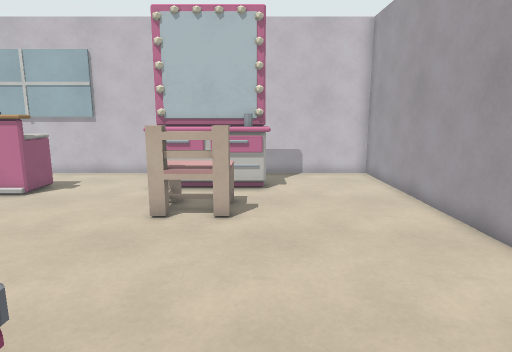
view 1 (above)

21 first-person views from a walk through a 3-D level made in the Godot game engine. The camera is 1.5 m above the floor, tilts 10° down and sees 75° across. The floor is counted in squares, 0.5 m on a side. Each view is taken from the middle of a square. On the plan, view 1 faces up. The plan holds only what a view shows up to about 20 squares ahead; the rest is blank. Characters and animated objects are left out. Surface patterns are stand-ins for the level's own textures.

view 2
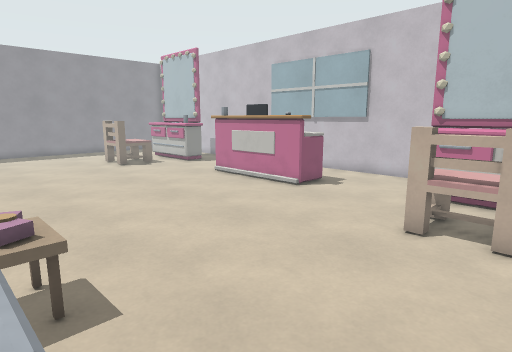

view 3
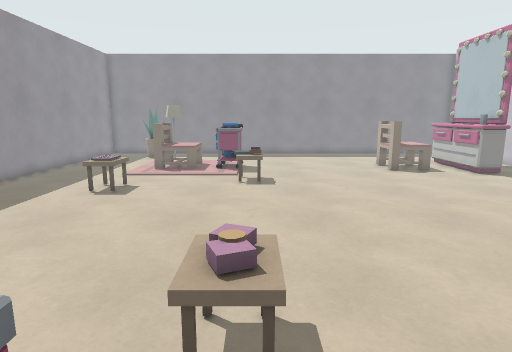

view 4
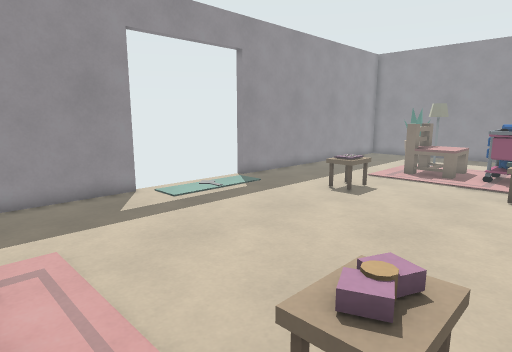

view 5
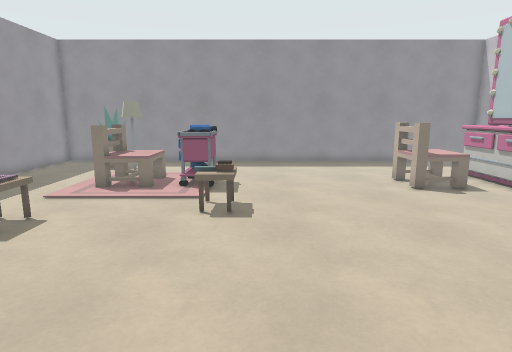

view 6
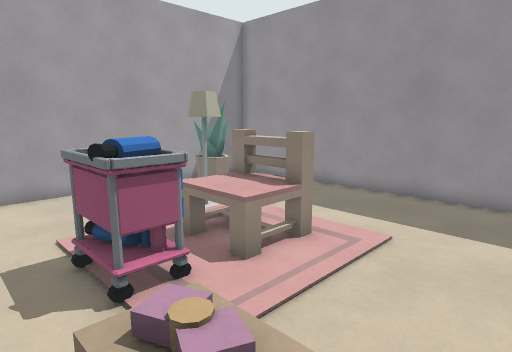

view 7
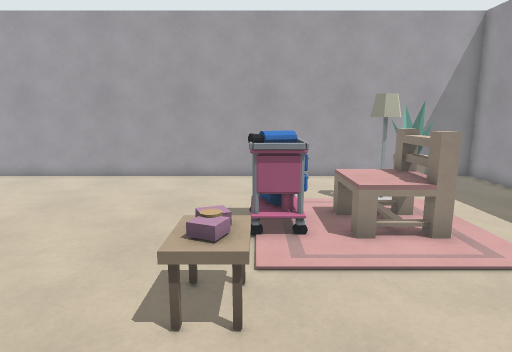

view 8
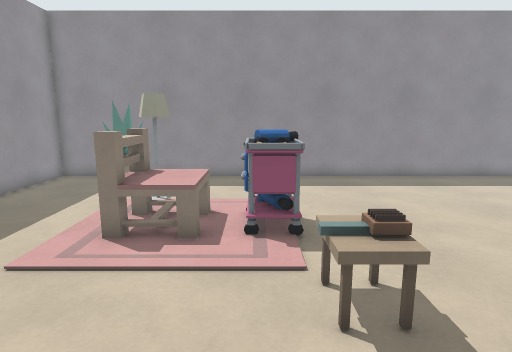

view 9
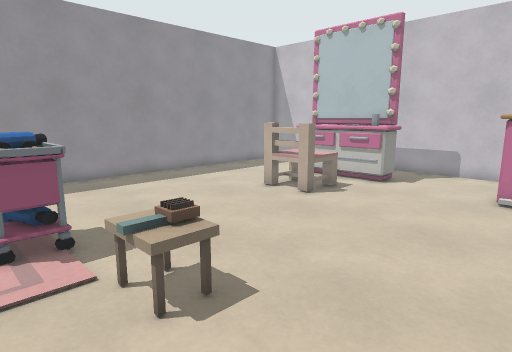

view 10
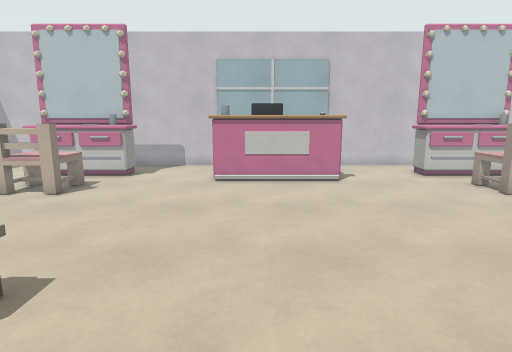

view 11
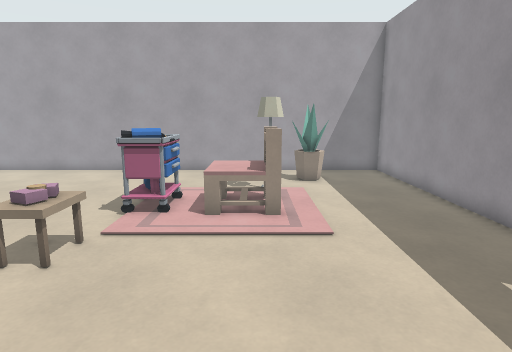

view 12
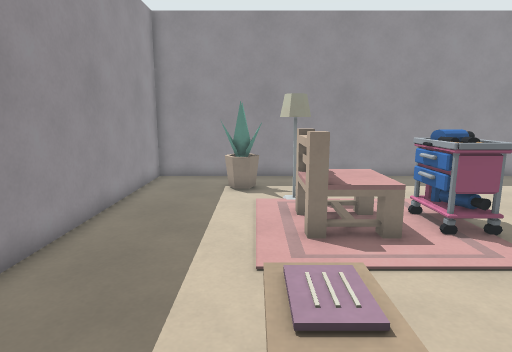

view 13
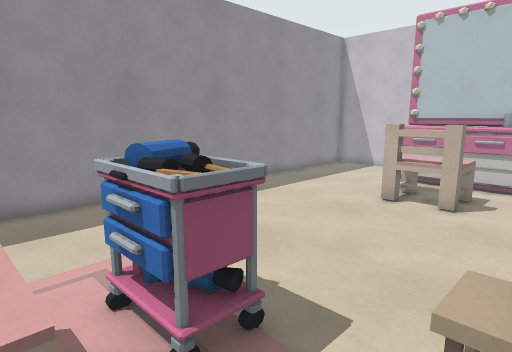

view 14
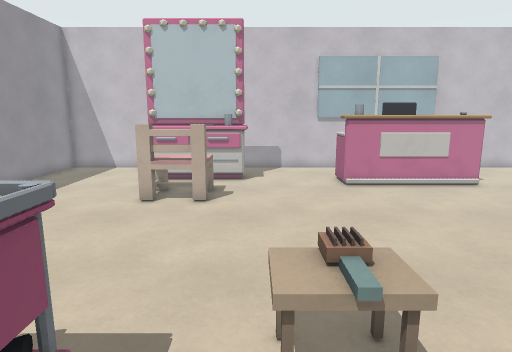

view 15
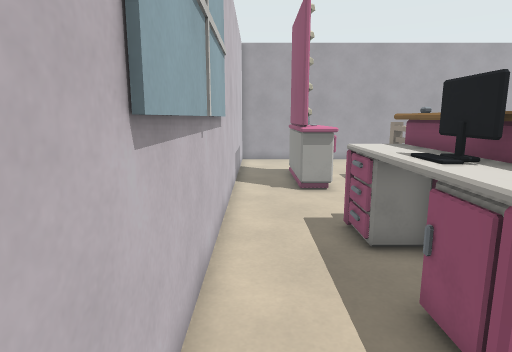

view 16
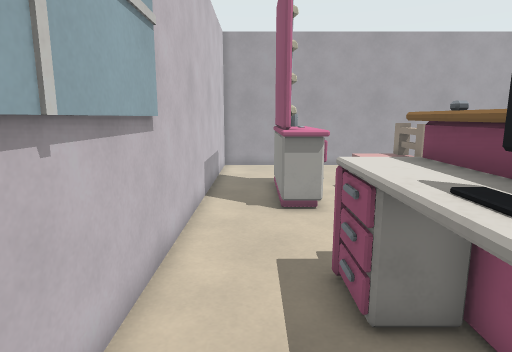

view 17
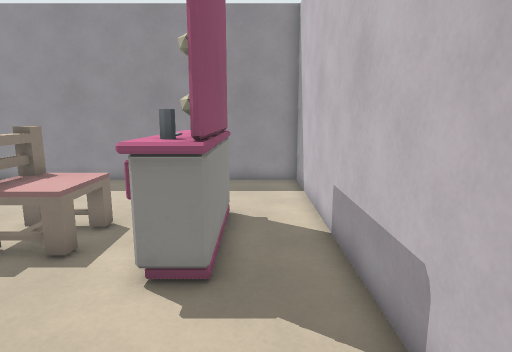

view 18
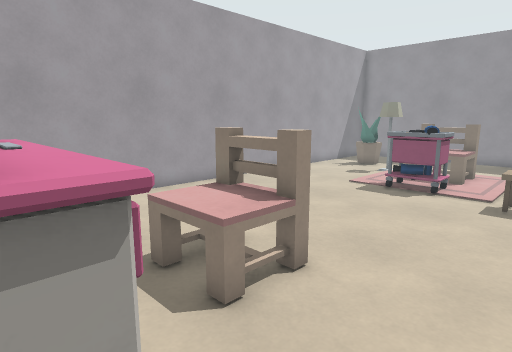

view 19
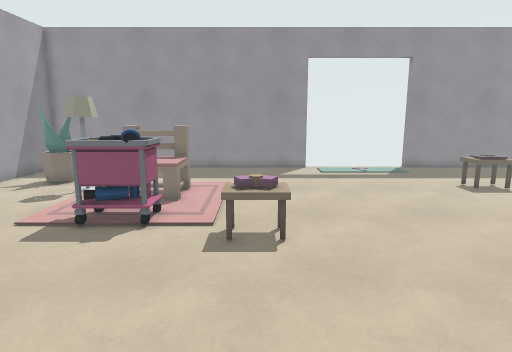

view 20
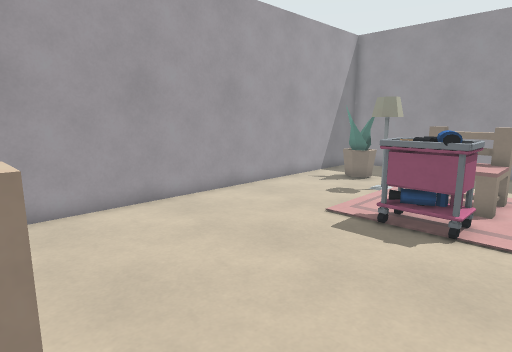

view 21
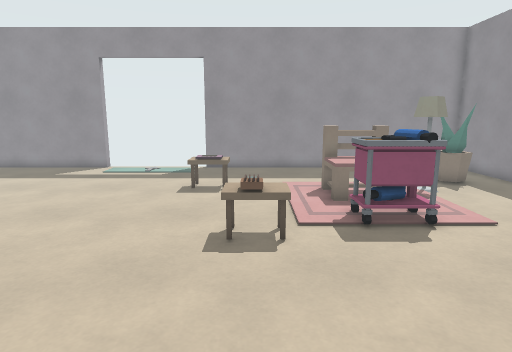

### Floor plan
Points are (right, up) in squares from view 1. A wall is a line through its corners. A room is listed if a view was taken in it or the views show most of it. See-through windows are left out.
Room 1 (views 1, 2, 3, 4, 5, 6, 7, 8, 9, 10, 11, 12, 13, 14, 15, 16, 17, 18, 19, 20, 21)
walls: (-19.4, 13.7) (-24.5, 13.7); (-4.4, 13.7) (-4.4, 15.2); (-19.4, 15.2) (-19.4, 13.7); (-21, 14.1) (-21.9, 14.1); (-19.6, 15.2) (-19.6, 13.7); (-9, -10.4) (-9, -10) (6, -10) (6, 18) (-30, 18) (-30, -10) (-15, -10) (-15, -10.5); (0.6, 13.7) (-4.6, 13.7) (-4.6, 15.2) (0.4, 15.2); (0.4, 14.9) (-4.4, 14.9); (-24.5, 15.2) (-19.4, 15.2) (-19.7, 14.9) (-24.4, 14.9)
low walls: (-6.6, 1.6) (-6.4, 2) (-6, 1.9) (-5.6, 2) (-5.4, 1.6) (-6, 1.3) (-6.6, 1.6); (-17.8, 2.4) (-17.8, 0.9); (-17.6, 1.7) (-18.2, 1.7); (-17.8, 1.8) (-17.8, 2.2); (-18, 2.2) (-18, 1.8); (-18, 0.9) (-18, 2.4); (-18.9, 2.3) (-17.2, 2.3) (-17.2, 1.1) (-18.6, 1.1); (-5.5, 1.1) (-6.8, 1.1) (-6.8, 2.3) (-5.2, 2.3) (-5.2, 1.5); (-15.6, -4.1) (-16.4, -4.1) (-15.5, -4.1) (-15.5, -4.7) (-16.5, -4.7); (-16.9, -3.7) (-15.2, -3.7) (-15.2, -5); (-16.6, -3.9) (-15.5, -3.9); (-16.4, -4.4) (-15.6, -4.4)
ways out: gap at (-15, -10); gap at (-9, -10)
objects: plant (-27, -6) to (-27, -5); lamp (-26, -4) to (-25, -3); rug (-24, -4); chair (-23, -4) to (-21, -1); trolley (-23, 0) to (-21, 1); chair (-23, 10) to (-21, 12); rug (-19, 1); desk (-15, 13) to (-9, 15); rug (-5, 1); chair (-3, -4) to (-1, -1); trolley (-3, 0) to (-1, 1); chair (-3, 10) to (-1, 12); lamp (0, -4) to (1, -3); plant (3, -6) to (3, -5)

Where each view was taken, in squares from view 1:
view 1: 0 up, 0 right, facing up
view 2: 1 up, 0 right, facing up-left
view 3: 2 up, 2 left, facing left
view 4: 3 up, 3 left, facing down-left
view 5: 3 up, 7 left, facing left
view 6: 3 up, 8 left, facing down-right
view 7: 1 up, 11 left, facing right
view 8: 0 up, 13 left, facing left
view 9: 1 down, 13 left, facing up-left
view 10: 3 down, 13 left, facing up
view 11: 3 down, 13 left, facing right
view 12: 5 down, 13 left, facing left
view 13: 2 down, 18 left, facing up-left
view 14: 2 down, 19 left, facing up
view 15: 17 up, 18 left, facing right
view 16: 16 up, 15 left, facing right
view 17: 16 up, 14 left, facing left
view 18: 15 up, 7 left, facing down-right
view 19: 10 up, 6 left, facing down
view 20: 10 up, 5 left, facing down-right
view 21: 10 up, 18 left, facing down
